Frame 1 (no input): blank canvas, image omitted
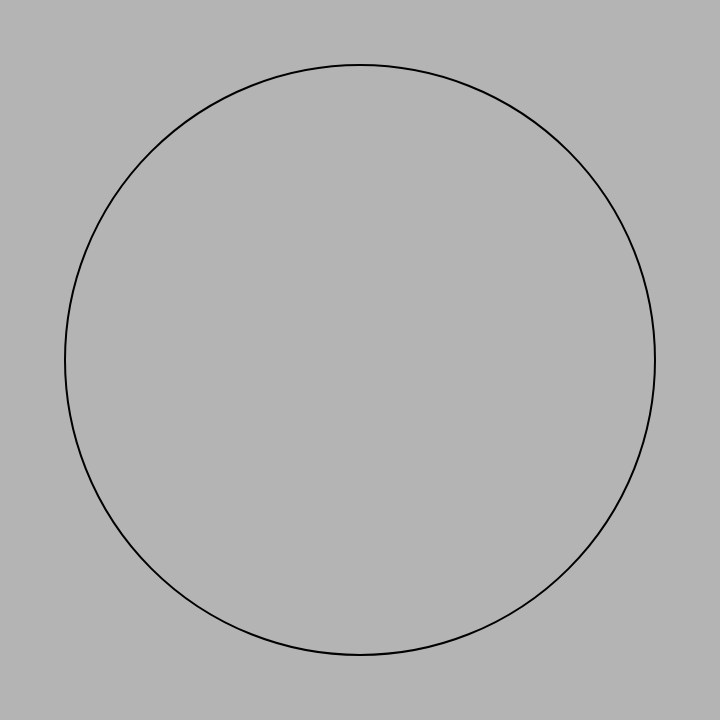
Frame 60 (no input)
Frame 120 (the mouse pressed at the canvas centre since frame 60): blank canvas, image omitted

The p5.js sketch that drew this single still picture (run headless with seeded random() and noise() and a simulated clock; from frame 60 on, the mouse is pressed at the canvas centre):

// p5.js sketch
// ── sketch.js
var shapeX, shapeY, shapeW, shapeH;
var speed;
function setup() {
  createCanvas(720,720);
  
  shapeX = width/2;
  shapeY = height/2;
  shapeW = 0;
  shapeH = 0;
  
  speed = 10;
  
  noFill();
  stroke(0);
  strokeWeight(2);
}

function draw() {
  background(180);
  
  growShape();

}


function growShape(){
  
  ellipse(shapeX, shapeY, shapeW, shapeH);
  
  shapeW += 10;
  shapeH += 10;
}
